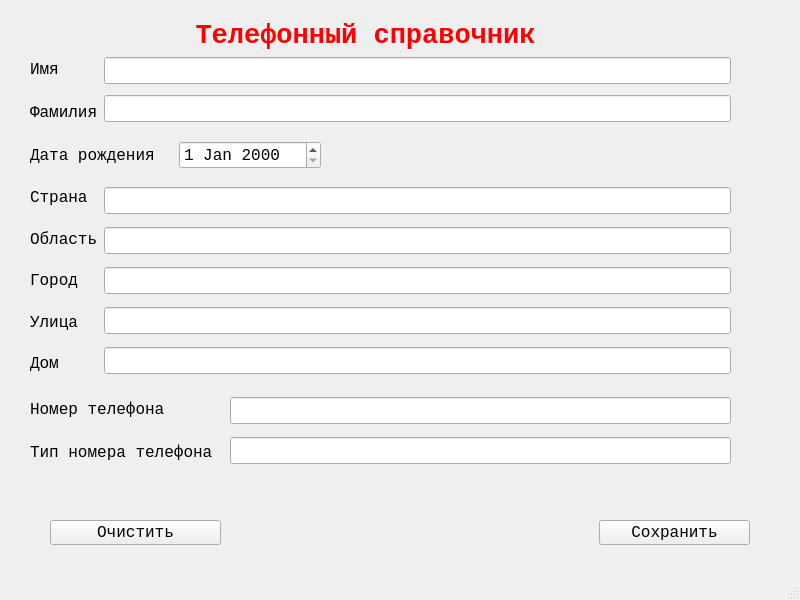
<?xml version="1.0" encoding="UTF-8"?>
<ui version="4.0">
 <class>MainWindow</class>
 <widget class="QMainWindow" name="MainWindow">
  <property name="geometry">
   <rect>
    <x>0</x>
    <y>0</y>
    <width>800</width>
    <height>600</height>
   </rect>
  </property>
  <property name="font">
   <font>
    <family>Lucida Console</family>
    <pointsize>12</pointsize>
   </font>
  </property>
  <property name="windowTitle">
   <string>PhoneBook</string>
  </property>
  <widget class="QWidget" name="centralwidget">
   <widget class="QLabel" name="label_Title">
    <property name="geometry">
     <rect>
      <x>170</x>
      <y>0</y>
      <width>391</width>
      <height>71</height>
     </rect>
    </property>
    <property name="font">
     <font>
      <family>Lucida Console</family>
      <pointsize>20</pointsize>
      <weight>75</weight>
      <bold>true</bold>
     </font>
    </property>
    <property name="styleSheet">
     <string notr="true">color: rgb(255, 0, 0);</string>
    </property>
    <property name="text">
     <string>Телефонный справочник</string>
    </property>
    <property name="textFormat">
     <enum>Qt::PlainText</enum>
    </property>
    <property name="alignment">
     <set>Qt::AlignCenter</set>
    </property>
   </widget>
   <widget class="QPushButton" name="button_clear">
    <property name="geometry">
     <rect>
      <x>50</x>
      <y>520</y>
      <width>171</width>
      <height>25</height>
     </rect>
    </property>
    <property name="text">
     <string>Очистить</string>
    </property>
   </widget>
   <widget class="QPushButton" name="button_save">
    <property name="geometry">
     <rect>
      <x>599</x>
      <y>520</y>
      <width>151</width>
      <height>25</height>
     </rect>
    </property>
    <property name="text">
     <string>Сохранить</string>
    </property>
   </widget>
   <widget class="QWidget" name="">
    <property name="geometry">
     <rect>
      <x>30</x>
      <y>140</y>
      <width>291</width>
      <height>31</height>
     </rect>
    </property>
    <layout class="QHBoxLayout" name="horizontalLayout_3">
     <item>
      <widget class="QLabel" name="label_dateOfBirth">
       <property name="text">
        <string>Дата рождения</string>
       </property>
      </widget>
     </item>
     <item>
      <widget class="QDateEdit" name="input_dateOfBirth"/>
     </item>
    </layout>
   </widget>
   <widget class="QWidget" name="">
    <property name="geometry">
     <rect>
      <x>30</x>
      <y>50</y>
      <width>701</width>
      <height>81</height>
     </rect>
    </property>
    <layout class="QHBoxLayout" name="horizontalLayout">
     <item>
      <layout class="QVBoxLayout" name="verticalLayout">
       <property name="spacing">
        <number>4</number>
       </property>
       <item>
        <widget class="QLabel" name="label_firstName">
         <property name="font">
          <font>
           <family>Lucida Console</family>
           <pointsize>12</pointsize>
          </font>
         </property>
         <property name="text">
          <string>Имя</string>
         </property>
        </widget>
       </item>
       <item>
        <widget class="QLabel" name="label_LastName">
         <property name="text">
          <string>Фамилия</string>
         </property>
        </widget>
       </item>
      </layout>
     </item>
     <item>
      <layout class="QVBoxLayout" name="verticalLayout_2">
       <property name="spacing">
        <number>4</number>
       </property>
       <item>
        <widget class="QLineEdit" name="input_firstNmae"/>
       </item>
       <item>
        <widget class="QLineEdit" name="input_lastName"/>
       </item>
      </layout>
     </item>
    </layout>
   </widget>
   <widget class="QWidget" name="">
    <property name="geometry">
     <rect>
      <x>30</x>
      <y>180</y>
      <width>701</width>
      <height>201</height>
     </rect>
    </property>
    <layout class="QHBoxLayout" name="horizontalLayout_2">
     <item>
      <layout class="QVBoxLayout" name="verticalLayout_3">
       <item>
        <widget class="QLabel" name="label_addressCountry">
         <property name="text">
          <string>Страна</string>
         </property>
        </widget>
       </item>
       <item>
        <widget class="QLabel" name="label_addressRegion">
         <property name="text">
          <string>Область</string>
         </property>
        </widget>
       </item>
       <item>
        <widget class="QLabel" name="label_addressCity">
         <property name="text">
          <string>Город</string>
         </property>
        </widget>
       </item>
       <item>
        <widget class="QLabel" name="label_addressStreet">
         <property name="text">
          <string>Улица</string>
         </property>
        </widget>
       </item>
       <item>
        <widget class="QLabel" name="label_addressHouse">
         <property name="text">
          <string>Дом</string>
         </property>
        </widget>
       </item>
      </layout>
     </item>
     <item>
      <layout class="QVBoxLayout" name="verticalLayout_4">
       <item>
        <widget class="QLineEdit" name="input_addressCountry"/>
       </item>
       <item>
        <widget class="QLineEdit" name="input_addressRegion"/>
       </item>
       <item>
        <widget class="QLineEdit" name="input_addressCity"/>
       </item>
       <item>
        <widget class="QLineEdit" name="input_addressStreet"/>
       </item>
       <item>
        <widget class="QLineEdit" name="input_addressHouse"/>
       </item>
      </layout>
     </item>
    </layout>
   </widget>
   <widget class="QWidget" name="">
    <property name="geometry">
     <rect>
      <x>230</x>
      <y>390</y>
      <width>501</width>
      <height>81</height>
     </rect>
    </property>
    <layout class="QVBoxLayout" name="verticalLayout_5">
     <item>
      <widget class="QLineEdit" name="input_phoneNumber"/>
     </item>
     <item>
      <widget class="QLineEdit" name="input_phoneType"/>
     </item>
    </layout>
   </widget>
   <widget class="QWidget" name="">
    <property name="geometry">
     <rect>
      <x>30</x>
      <y>390</y>
      <width>191</width>
      <height>81</height>
     </rect>
    </property>
    <layout class="QVBoxLayout" name="verticalLayout_6">
     <item>
      <widget class="QLabel" name="label_phoneNumber">
       <property name="text">
        <string>Номер телефона</string>
       </property>
      </widget>
     </item>
     <item>
      <widget class="QLabel" name="label_phoneType">
       <property name="text">
        <string>Тип номера телефона</string>
       </property>
      </widget>
     </item>
    </layout>
   </widget>
  </widget>
  <widget class="QStatusBar" name="statusbar"/>
 </widget>
 <resources/>
 <connections/>
</ui>
